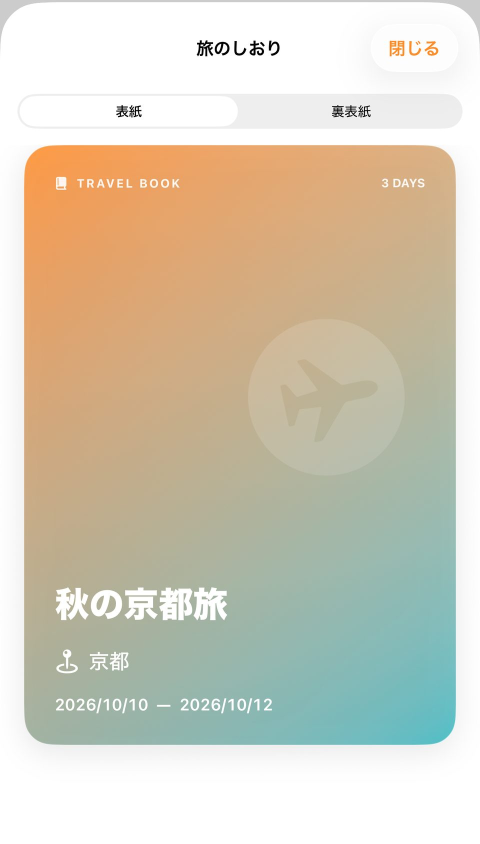
#> input picture support/assets/images/help-cover.jpg, 960 x 1687 px, given in place of 01_cover.png, which was not available (shown at 1/2 size)
$ python prepare_images.py
#> lines starting #> are read from the running program, lines starting #| are printed output that depends on the picture
"""Make help images from existing, fictional-data Simulator captures.

Only crops and resizes real app screenshots. No UI text or controls are edited.
Requires Pillow; run from any directory with `python prepare_images.py`.
"""

import os
from pathlib import Path

from PIL import Image, ImageOps


REPOSITORY = Path(__file__).resolve().parents[2]
SOURCE = REPOSITORY / "AppStoreAssets" / "raw"
OUTPUT = Path(
    os.environ.get("SHIORING_SUPPORT_OUTPUT_ROOT", REPOSITORY / "support" / "assets" / "images")
)
OUTPUT.mkdir(parents=True, exist_ok=True)

CAPTURES = {
    "help-cover.jpg": ("01_cover.png", (0, 180, 1320, 2500)),
    "help-itinerary.jpg": ("04_transport_day1_full.png", (0, 360, 1320, 2430)),
    "help-map.jpg": ("03_map.png", (0, 180, 1320, 2810)),
    "help-packing.jpg": ("05_packing.png", (0, 910, 1320, 2650)),
    "help-budget.jpg": ("05_budget.png", (0, 360, 1320, 2660)),
    "help-pdf.jpg": ("06_pdf_preview.png", (0, 170, 1320, 2670)),
}

for name, (source_name, crop) in CAPTURES.items():
    with Image.open(SOURCE / source_name) as original:
#> original is the input picture: PIL image 960x1687 RGB; mean R, G, B 210.8, 203.8, 185
        image = ImageOps.exif_transpose(original).convert("RGB").crop(crop)
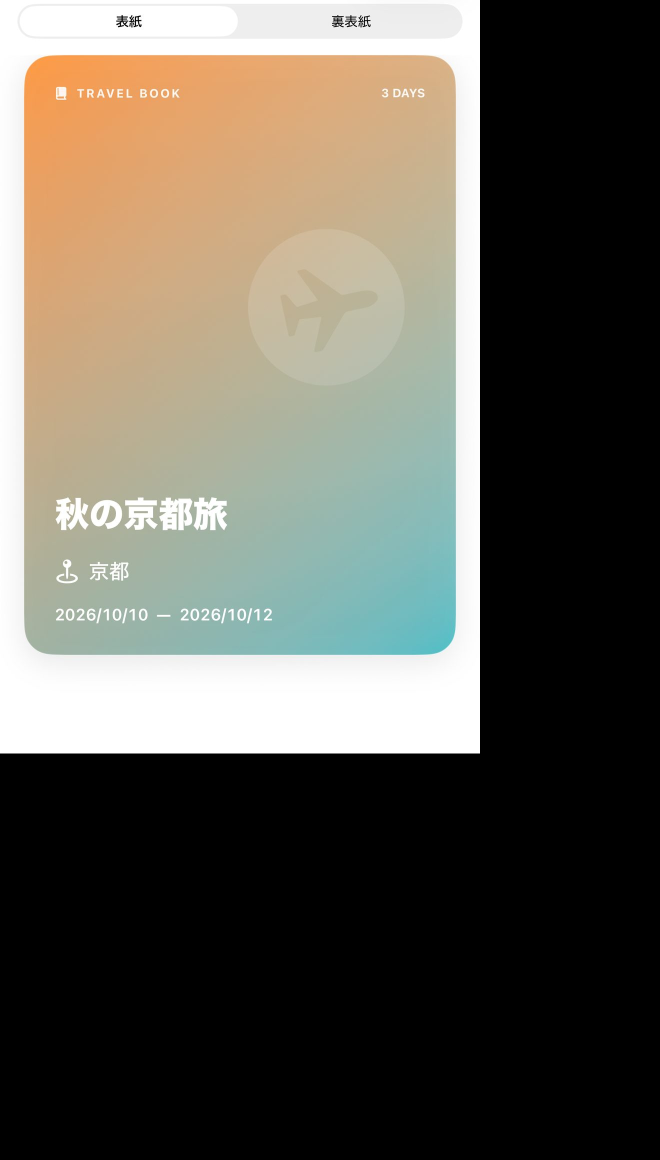
#> image: PIL image 1320x2320 RGB (shown at 1/2 size); mean R, G, B 97.4, 93.7, 83.8
        height = round(image.height * 960 / image.width)
#> height = 1687
        image = image.resize((960, height), Image.Resampling.LANCZOS)
#> image: PIL image 960x1687 RGB
        image.save(OUTPUT / name, "JPEG", quality=82, optimize=True, progressive=True)
        print(f"{name}: {image.width} x {image.height}")
#| help-cover.jpg: 960 x 1687
#> pass 2 of the loop `for name, (source_name, crop) in CAPTURES.items():`:
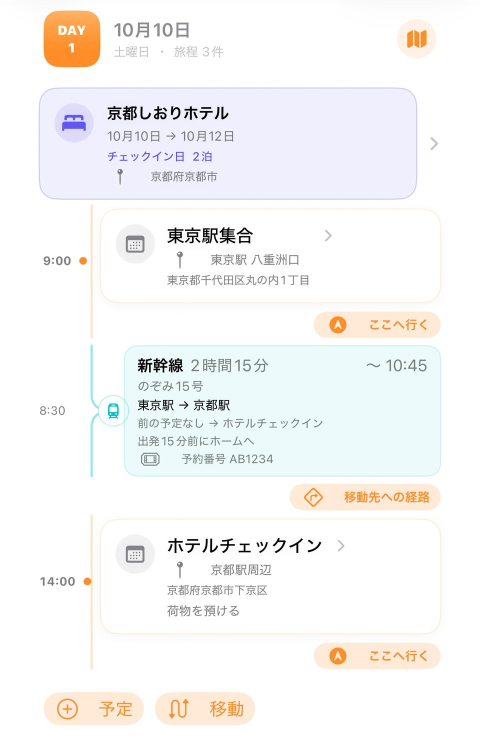
#> input picture support/assets/images/help-itinerary.jpg, 960 x 1505 px, given in place of 04_transport_day1_full.png, which was not available (shown at 1/2 size)
#> original is the input picture: PIL image 960x1505 RGB; mean R, G, B 246.7, 246, 245.7
#> `image = ImageOps.exif_transpose(original).convert("RGB").crop(crop)`:
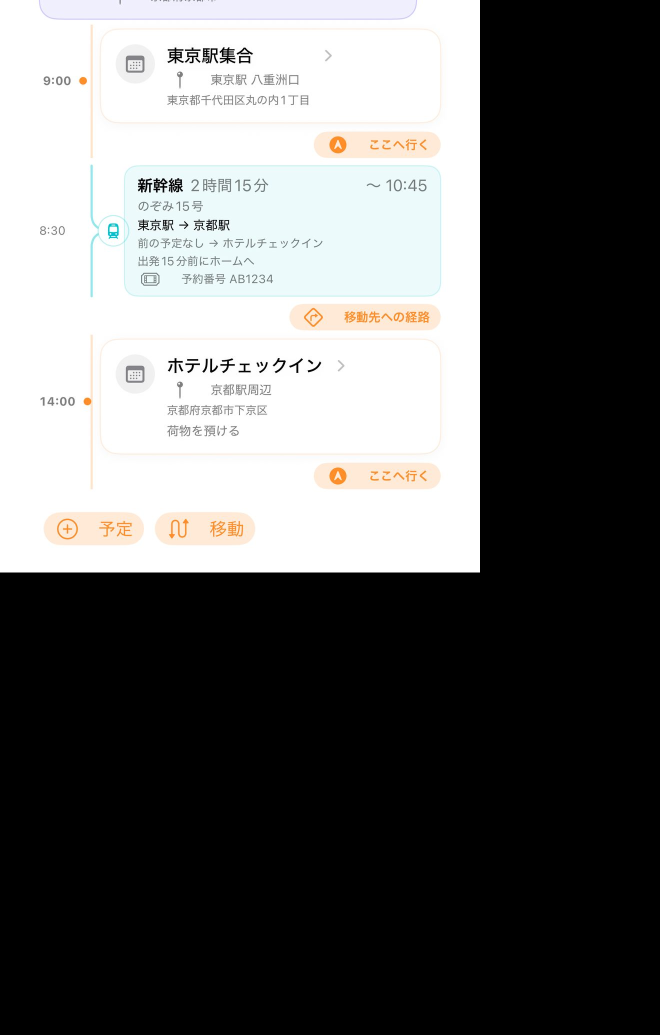
#> image: PIL image 1320x2070 RGB (shown at 1/2 size); mean R, G, B 99.6, 99.7, 99.2
#| help-itinerary.jpg: 960 x 1505
#> (the run stopped early here; a loop or call above may not have finished)
